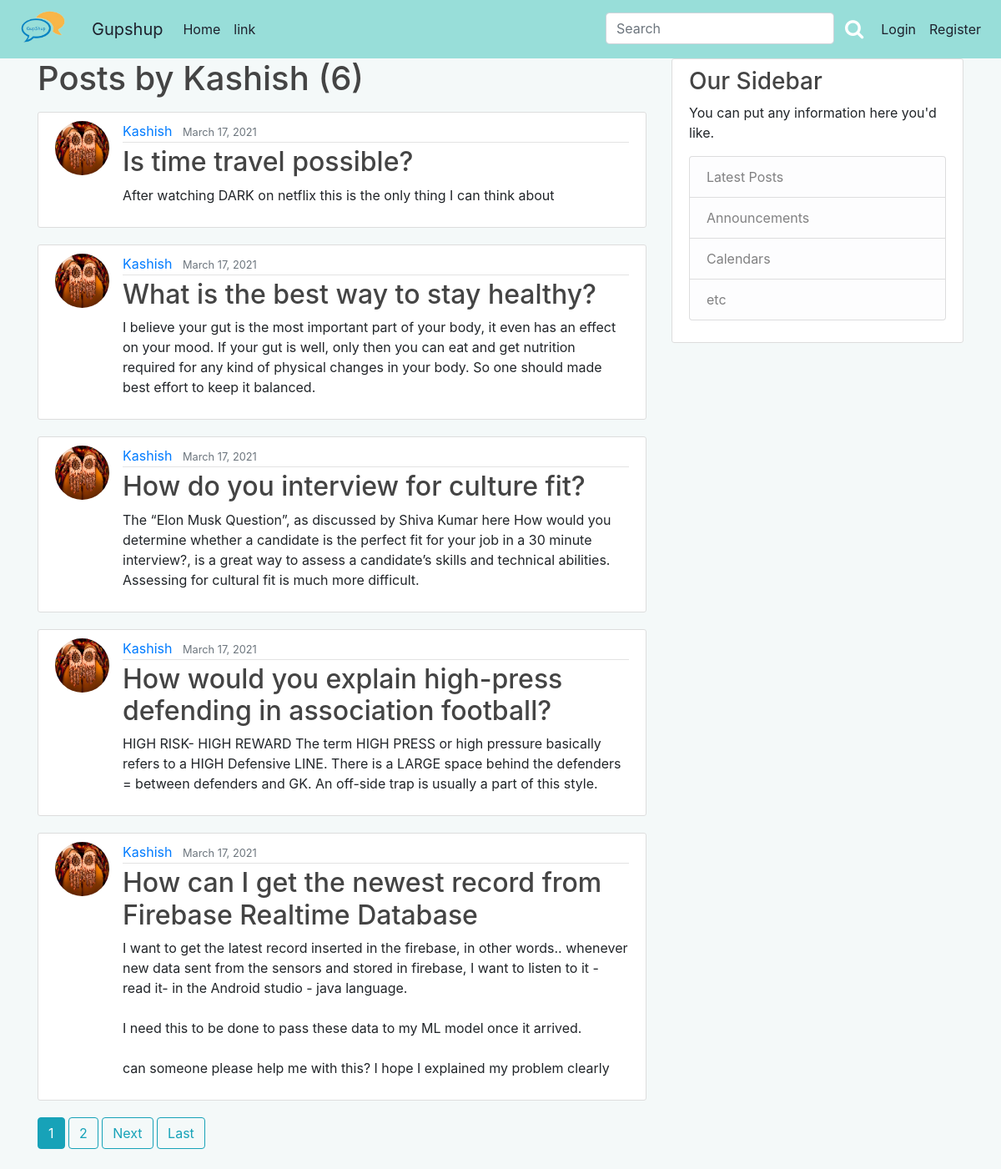
The app's page /user/Kashish, older data.
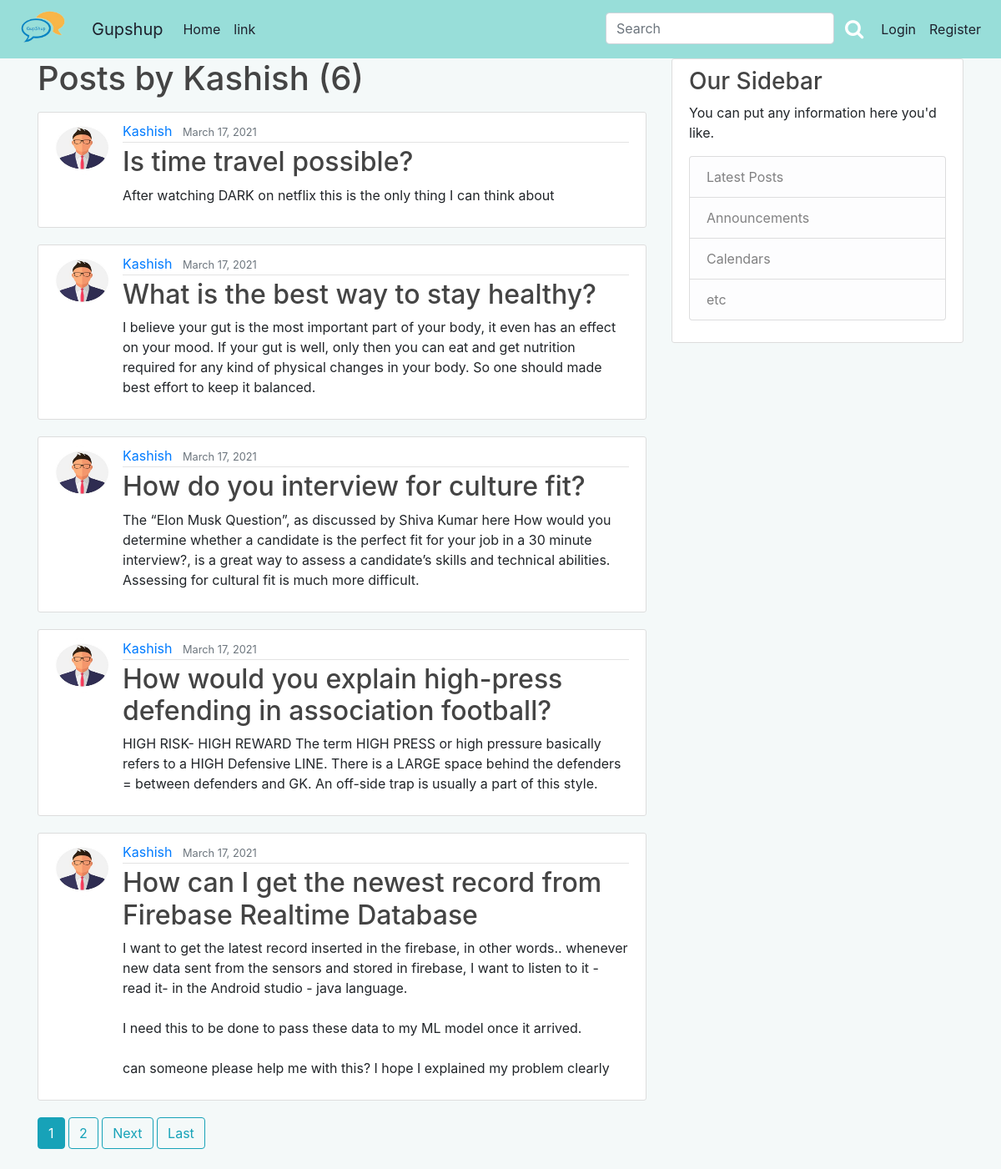
The same page, newer data.
### blog/models.py (models this page shows, shortened)
class Post(models.Model):
	title = models.CharField(max_length=100)
	content = models.TextField()
	date_posted = models.DateTimeField(default=timezone.now)
	author = models.ForeignKey(User, on_delete=models.CASCADE)
	category = models.CharField(
        max_length = 20,
        choices = Category_choices,
        default = 'Miscellenous'
        )
	upvote = models.ManyToManyField(User, related_name = 'upvote')
	downvote = models.ManyToManyField(User, related_name = 'downvote')

### users/models.py (models this page shows, shortened)
class Profile(models.Model):
	user = models.OneToOneField(User, on_delete=models.CASCADE)
	image = models.ImageField(default='default.jpg',upload_to='profile_pics')

### blog/views.py (the view)
# urls.py: path('user/<str:username>', UserPostListView.as_view(), name='user-posts'),
class UserPostListView(ListView):
	model = Post
	template_name = 'blog/user_posts.html'
	context_object_name = 'posts'
	paginate_by = 5
	def get_queryset(self):
		user = get_object_or_404(User, username=self.kwargs.get('username'))
		return Post.objects.filter(author=user).order_by('-date_posted')

### blog/templates/blog/user_posts.html (shortened to what this page needs)
{% extends "blog/base.html" %}
{% block content %}
	<h1 class="mb-3">Posts by {{ view.kwargs.username }} ({{ page_obj.paginator.count }})</h1>
	{% for post in posts%}
		<article class="media content-section">
			<img class="rounded-circle article-img "src = {{post.author.profile.image.url}}>
		    <div class="media-body">
			    <div class="article-metadata">
			      <a class="mr-2" href="{% url 'user-posts' post.author.username %}">{{ post.author }}</a>
			      <small class="text-muted">{{ post.date_posted|date:"F d, Y" }}</small>
			    </div>
			    <h2><a class="article-title" href="{% url 'post-detail' post.id %}">{{ post.title }}</a></h2>
			    <p class="article-content">{{ post.content }}</p>
			</div>
		</article>
	{%endfor%}
	{% if is_paginated%}
		{% for num in page_obj.paginator.page_range %}
			{% if page_obj.number == num %}
				<a class="btn btn-info mb-4" href="?page={{ num }}">{{ num }}</a>
			{% elif num > page_obj.number|add:'-3' and num < page_obj.number|add:'3'%}
				<a class="btn btn-outline-info mb-4" href="?page={{ num }}">{{ num }}</a>
			{% endif %}
		{% endfor %}
		{% if page_obj.has_next %}
			<a class="btn btn-outline-info mb-4" href="?page={{ page_obj.next_page_number }}">Next</a>
			<a class="btn btn-outline-info mb-4" href="?page={{ page_obj.paginator.num_pages }}">Last</a>
		{% endif %}
	{% endif %}
{% endblock content %}

### blog/templates/blog/base.html (shortened to what this page needs)
{% load static %}
<!DOCTYPE html>
<html>
<head>
    <link rel="stylesheet" type="text/css" href="{% static 'blog/main.css'%}">
	<link rel="stylesheet" href="https://cdnjs.cloudflare.com/ajax/libs/font-awesome/4.7.0/css/font-awesome.min.css">
	<link rel="stylesheet" href="https://stackpath.bootstrapcdn.com/bootstrap/4.2.1/css/bootstrap.min.css">
	<link rel="stylesheet" href="https://cdnjs.cloudflare.com/ajax/libs/font-awesome/4.7.0/css/font-awesome.min.css">
	<link rel="stylesheet" href="https://stackpath.bootstrapcdn.com/font-awesome/4.7.0/css/font-awesome.min.css">
</head>
<body style="background-color: #f4f9f9" class="py-0 my-0">
	<nav class="navbar sticky-top navbar-expand-lg navbar-custom pb-2">
	<a class="navbar-brand" href="/">
	<img style="max-width:70px; margin-top: -7px;border-radius: 35%;"class="mr-2" src="{%static 'blog/LOGO_PNG.png'%}"></a>
  <a class="navbar-brand" href="/">Gupshup</a>
  <div class="collapse navbar-collapse"  id="navbarSupportedContent">
    <ul class="navbar-nav mr-auto">
      <li class="nav-item active">
        <a class="nav-link" href="/" style="color: #1e212d">Home <span class="sr-only">(current)</span></a>
      </li>
      <li class="nav-item ">
        <a class="nav-link" href="#" style="color: #1e212d">link</a>
      </li>
    </ul>
	        <div class="navbar-nav">
	        	<form action="{% url 'search-result' %}" method="GET">
				<div style=" display: flex;">
	        		<input class="form-control" style="display: inline;" type="text" name="q" placeholder="Search">
					<button type="submit" class="btn btn-success-outline" ><i class="fa fa-search " style="font-size:24px; color:white;"></i> </i></button>
					</div>
	        	</form>
	        	{% if user.is_authenticated %}
	        		 <a class="nav-item nav-link" style="color: #1e212d" href="{% url 'profile' %}">Profile</a>
	        		 <a class="nav-item nav-link" style="color: #1e212d" href="{% url 'post-create' %}">New Post</a>
	        		 <a class="nav-item nav-link" style="color: #1e212d" href="{% url 'logout' %}">Logout</a>
	        	{% else %}
		           <a class="nav-item nav-link" style="color: #1e212d" href="{% url 'login' %}">Login</a>
		           <a class="nav-item nav-link" style="color: #1e212d" href="{% url 'register' %}">Register</a>
		           {% endif %}
	        </div>
  </div>
</nav>
	<main role="main" class="container">
	  <div class="row">
	    <div class="col-md-8">
	      {% block content %}{% endblock %}
	    </div>
	    <div class="col-md-4">
	      <div class="content-section">
	        <h3>Our Sidebar</h3>
	        <p class=''>You can put any information here you'd like.
	          <ul class="list-group">
	            <li class="list-group-item list-group-item-light">Latest Posts</li>
	            <li class="list-group-item list-group-item-light">Announcements</li>
	            <li class="list-group-item list-group-item-light">Calendars</li>
	            <li class="list-group-item list-group-item-light">etc</li>
	          </ul>
	        </p>
	      </div>
	    </div>
	  </div>
	</main>
</body>
</html>

### blog/static/blog/main.css (style rules this page uses)
body { background: #fafafa; color: #333333; margin-top: 5rem; }
h1, h2, h3, h4, h5, h6 { color: #444444; }
ul { margin: 0; }
.content-section { background: #ffffff; padding: 10px 20px; border: 1px solid #dddddd; border-radius: 3px; margin-bottom: 20px; }
.article-title { color: #444444; }
.article-content { white-space: pre-line; }
.article-img { height: 65px; width: 65px; margin-right: 16px; }
.article-metadata { padding-bottom: 1px; margin-bottom: 4px; border-bottom: 1px solid #e3e3e3 }

Row changes from the older to the newer data that the page shows:
changed through a linked row, Post "Is time travel possible?": author.profile.image: picture removed, a placeholder shows
changed through a linked row, Post "What is the best way to stay healthy?": author.profile.image: picture removed, a placeholder shows
changed through a linked row, Post "How do you interview for culture fit?": author.profile.image: picture removed, a placeholder shows
changed through a linked row, Post "How would you explain high-press defending in association football?": author.profile.image: picture removed, a placeholder shows
changed through a linked row, Post "How can I get the newest record from Firebase Realtime Database": author.profile.image: picture removed, a placeholder shows
